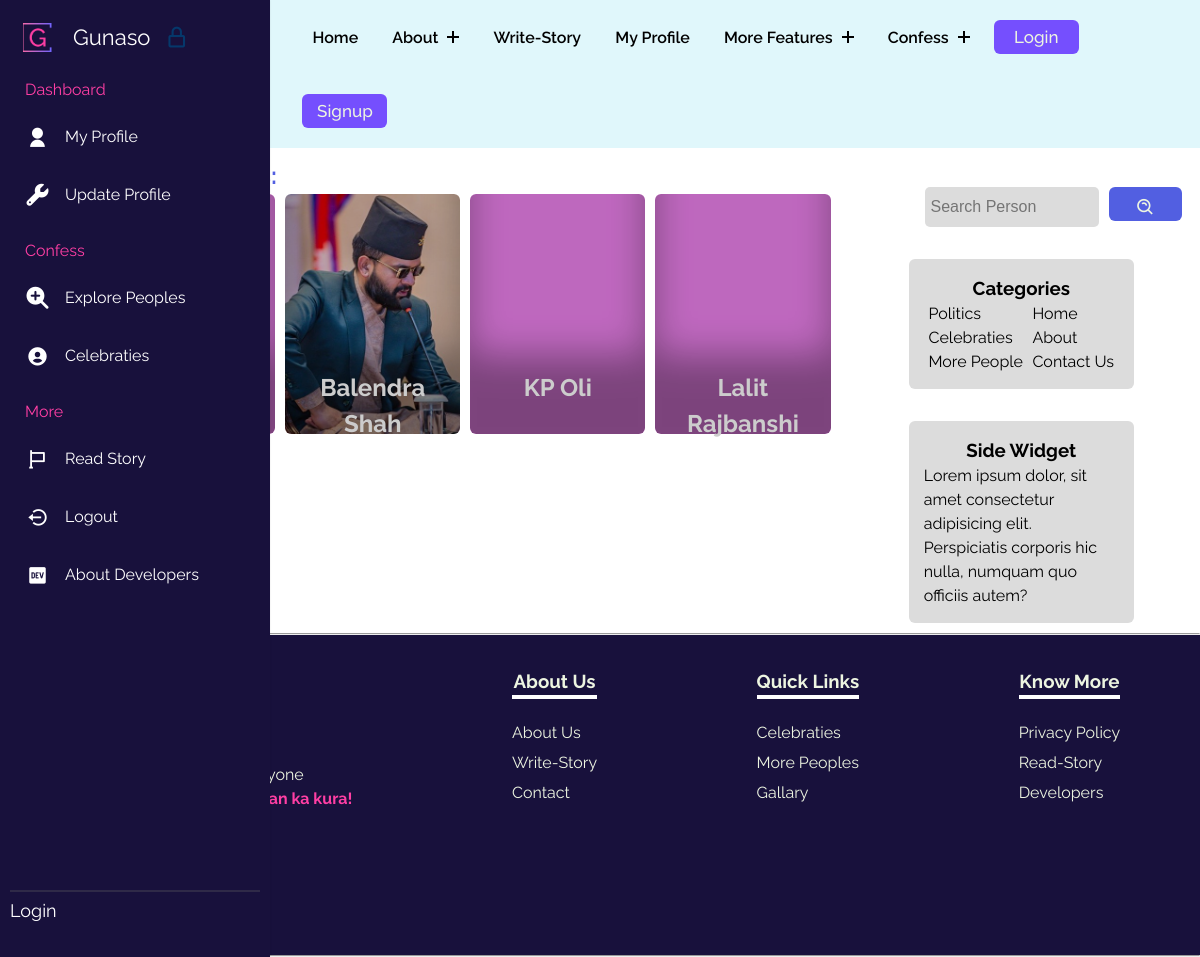
The page /searchtopic/ on the database as committed earlier.
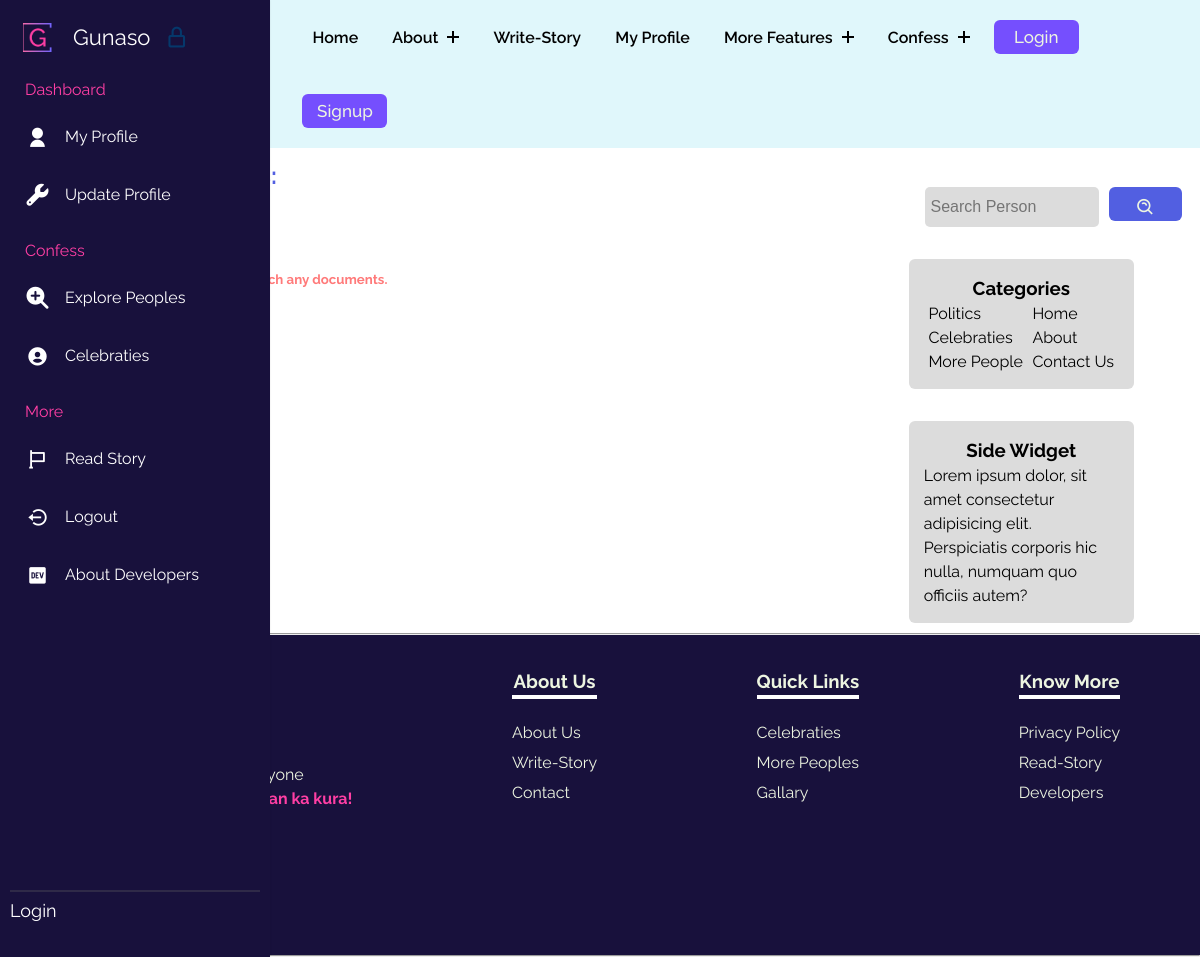
The same page on the database as committed later.
### gunasoApp/models.py (models this page shows, shortened)
class Topic(models.Model):
    sno = models.AutoField(primary_key=True)
    name = models.CharField(max_length=30)
    date = models.DateTimeField()
    tagone = models.CharField(max_length=10)
    tagtwo = models.CharField(max_length=10)
    slug = models.CharField(max_length=130, default="slugthis")
    image = models.ImageField(upload_to="gunasoApp/images/topicimages", blank=True, default="upload-image")
    introduction = models.TextField()

### gunasoApp/views.py (the view)
# urls.py: path('searchtopic/', views.searchtopic, name="searchtopic"),
def searchtopic(request):
    query = request.GET.get('query', '')
    if len(query) > 100:
        allTopic = Topic.objects.none()
    else:
        try:
            user_id = int(query)
            topic = Topic.objects.filter(user_id=user_id)
        except ValueError:
            topic = Topic.objects.none()
        allTopicContent = Topic.objects.filter(name__icontains=query)
        allTopic = topic.union(allTopicContent)
    params = {'allTopic': allTopic, 'query': query}
    return render(request, 'topicsearch.html', params)

### templates/topicsearch.html (shortened to what this page needs)
{% extends 'base.html' %}
{% load static %}
    {% block base_style%}
    {{ block.super }}
    <link rel="stylesheet" href="{% static 'styles/topics.css' %}">
    {% endblock base_style%}
    {% block content %}
    <div class="famoustopicsmain">
        <div class="containflex">
            <div class="leftside">
                <h2>Search <span class="blue">Results:</span></h2>
                {% if allTopic|length < 1 %}
                <h2 style="margin-top: 1rem;">OOPS!</h2>
                <p>No search results</p>
                <h5 style="color:#ff7a7a;">Your search - <b>{{query}}</b> - did not match any documents.</h5>
                {% endif %}
                <div class="gridcontain">
                    {% for topic in allTopic %}
                    <a href="../user/{{person.user}}">
                        <div class="card" style="background-image: url(../media/{{topic.image}});">
                            <h2>{{topic.name}}</h2>
                        </div>
                    </a>
                    {% endfor %}
                </div>
            </div>
            <div class="rightside">
                <div class="searchdiv">
                    <form method="get" action="{% url 'searchperson' %}">
                        <input class="searchinp" type="search" placeholder="Search Person"
                            aria-label="Search" name="query" id="query">
                        <button class="copybtn" type="submit" style="margin: 0;">
                            <i class='bx bx-search-alt'></i>
                        </button>
                    </form>
                </div>
                <div class="catandside">
                    <div class="categoriesdiv">
                        <h3>Categories</h3>
                        <div class="uls">
                            <ul class="lineone">
                                <li><a href="#">Politics</a></li>
                                <li><a href="#">Celebraties</a></li>
                                <li><a href="#">More People</a></li>
                            </ul>
                            <ul class="lineone">
                                <li><a href="/">Home</a></li>
                                <li><a href="/about">About</a></li>
                                <li><a href="/">Contact Us</a></li>
                            </ul>
                        </div>
                    </div>
                    <div class="categoriesdiv">
                        <h3>Side Widget</h3>
                        <p>Lorem ipsum dolor, sit amet consectetur adipisicing elit. Perspiciatis corporis hic nulla,
                            numquam quo officiis autem?</p>
                    </div>
                </div>
            </div>
        </div>
    </div>
    {% endblock %}

Rows that differ between the two databases and show on the page:
removed Topic: image (picture), name "Balendra Shah"
removed Topic: name "KP Oli"
removed Topic: name "Lalit Rajbanshi"
Other text that changed with them:
text now shown: "- did not match any documents."
